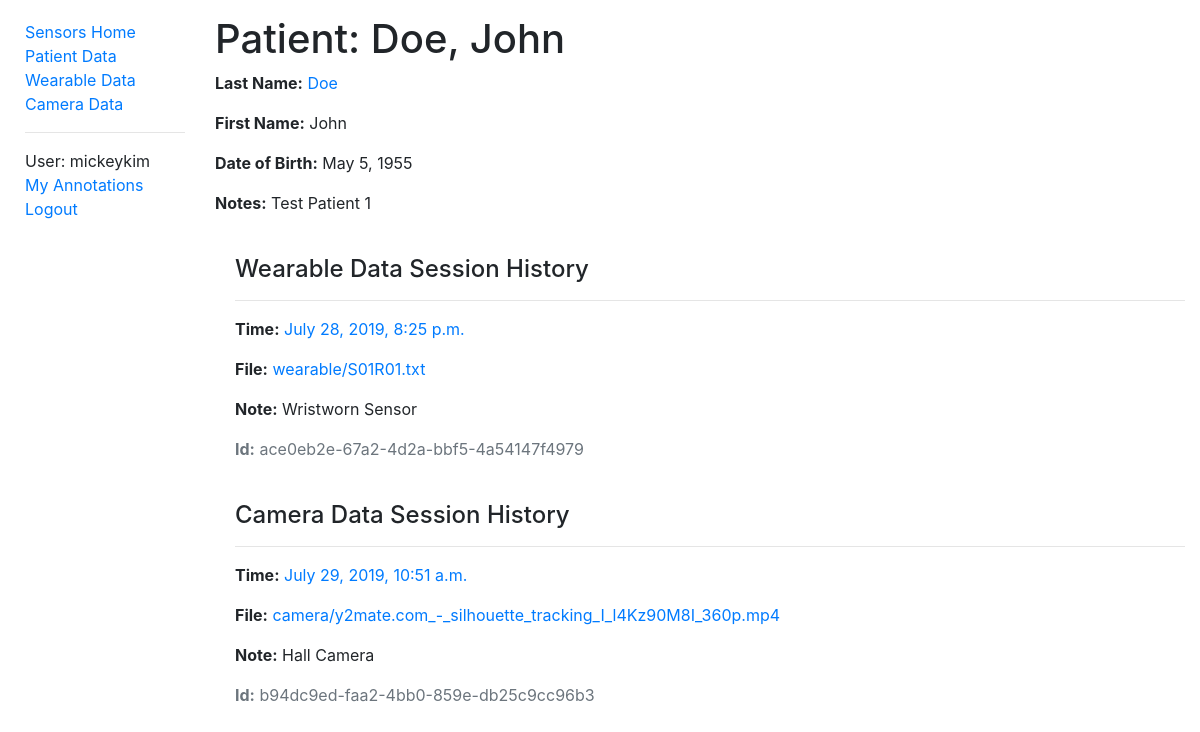
/sensors/patientdata/1 (signed in), run on the app's committed database.
### sensors/models.py (models this page shows, shortened)
class PatientData(models.Model):
    id = models.AutoField(primary_key=True)
    first_name = models.CharField(max_length=50, help_text='Patient first name')
    last_name = models.CharField(max_length=50, help_text='Patient last name')
    date_of_birth = models.DateField()
    notes = models.CharField(max_length=500, help_text='Notes regarding patient')
    class Meta:
        ordering = ['last_name']
    def __str__(self):
        return f'{self.last_name}, {self.first_name}'

class WearableData(models.Model):
    id = models.UUIDField(primary_key=True, default=uuid.uuid4, help_text='Unique ID for this wearable data')
    patient = models.ForeignKey('PatientData', on_delete=models.CASCADE, null=True)
    filename = models.FileField(upload_to='wearable/')
    time = models.DateTimeField()
    note = models.CharField(max_length=500, help_text='Note regarding wearable')
    class Meta:
        ordering = ['patient', '-time']

class CameraData(models.Model):
    id = models.UUIDField(primary_key=True, default=uuid.uuid4, help_text='Unique ID for this wearable data')
    patient = models.ForeignKey('PatientData', on_delete=models.CASCADE, null=True)
    filename = models.FileField(upload_to='camera/')
    time = models.DateTimeField()
    note = models.CharField(max_length=500, help_text='Note regarding camera')
    class Meta:
        ordering = ['patient', '-time']

### sensors/views.py (the view)
# urls.py: re_path(r'^patientdata/(?P<pk>\d+)$', views.PatientDataDetailView.as_view(), name='patientdata-detail'),
class PatientDataDetailView(LoginRequiredMixin, generic.DetailView):
    model = PatientData

### sensors/context_processors.py (called while the page is built)
def extra_context(request):
    return {'media_url': settings.MEDIA_URL}

### sensors/templates/sensors/patientdata_detail.html
{% extends "base.html" %}
{% block content %}
  <h1>Patient: {{ patientdata }}</h1>
  <p><strong>Last Name:</strong> <a href="">{{ patientdata.last_name }}</a></p>
  <p><strong>First Name:</strong> {{ patientdata.first_name }}</p>
  <p><strong>Date of Birth:</strong> {{ patientdata.date_of_birth }}</p>
  <p><strong>Notes:</strong> {{ patientdata.notes }}</p>
  <div style="margin-left:20px;margin-top:40px">
    <h4>Wearable Data Session History</h4>
    {% for wearable in patientdata.wearabledata_set.all %}
      <hr>
      <p><strong>Time:</strong> <a href="{% url 'wearabledata-detail' wearable.id %}">{{ wearable.time }}</a></p>
      <p><strong>File:</strong> <a href="{{ media_url }}{{ wearable.filename }}">{{ wearable.filename }}</a></p>
      <p><strong>Note:</strong> {{wearable.note}}</p>
      <p class='text-muted'><strong>Id:</strong> {{wearable.id}}</p>
    {% endfor %}
  </div>
  <div style="margin-left:20px;margin-top:40px">
    <h4>Camera Data Session History</h4>
    {% for camera in patientdata.cameradata_set.all %}
      <hr>
      <p><strong>Time:</strong> <a href="{% url 'cameradata-detail' camera.id %}">{{ camera.time }}</a></p>
      <p><strong>File:</strong> <a href="{{ media_url }}{{ camera.filename }}">{{ camera.filename }}</a></p>
      <p><strong>Note:</strong> {{camera.note}}</p>
      <p class='text-muted'><strong>Id:</strong> {{camera.id}}</p>
    {% endfor %}
  </div>
{% endblock %}

### sensors/templates/base.html (shortened to what this page needs)
<!DOCTYPE html>
<html xmlns="http://www.w3.org/1999/xhtml" lang="en-GB" xml:lang="en-GB">
<head>
  <link
    rel="stylesheet"
    href="https://stackpath.bootstrapcdn.com/bootstrap/4.1.3/css/bootstrap.min.css"
>
  {% load static %}
  <link
    rel="stylesheet"
    href="{% static 'css/styles.css' %}">
</head>
<body>
  <div class="container-fluid">
    <div class="row">
      <div class="col-sm-2">
        {% block sidebar %}
        <ul class="sidebar-nav">
          <li><a href="{% url 'index' %}">Sensors Home</a></li>
        {% if user.is_authenticated %}
          <li><a href="{% url 'patientdata' %}">Patient Data</a></li>
          <li><a href="{% url 'wearabledata' %}">Wearable Data</a></li>
          <li><a href="{% url 'cameradata' %}">Camera Data</a></li>
          <hr>
          <li>User: {{ user.get_username }}</li>
          <li><a href="{% url 'my-annotations' %}">My Annotations</a></li>
          <li><a href="{% url 'logout'%}?next={{request.path}}">Logout</a></li>
        {% else %}
          <li><a href="{% url 'login'%}?next={{request.path}}">Login</a></li>
        {% endif %}
      </ul>
        {% endblock %}
      </div>
      <div class="col-sm-10" style=margin-top:15px;padding:10">
        {% block content %}{% endblock %}
      </div>
    </div>
  </div>
</body>
</html>

### sensors/static/css/styles.css (style rules this page uses)
.sidebar-nav { margin-top: 20px; margin-left: 10px; padding: 0; list-style: none; }

### data on the page
PatientData: last_name+first_name "Doe, John", last_name "Doe", first_name "John", date_of_birth "May 5, 1955", notes "Test Patient 1"
WearableData: time "July 28, 2019, 8:25 p.m.", filename "wearable/S01R01.txt", note "Wristworn Sensor", id "ace0eb2e-67a2-4d2a-bbf5-4a54147f4979"
CameraData: time "July 29, 2019, 10:51 a.m.", filename "camera/y2mate.com_-_silhouette_tracking_I_l4Kz90M8I_360p.mp4", note "Hall Camera", id "b94dc9ed-faa2-4bb0-859e-db25c9cc96b3"

### other printed values
{{ user.get_username }} "mickeykim"
